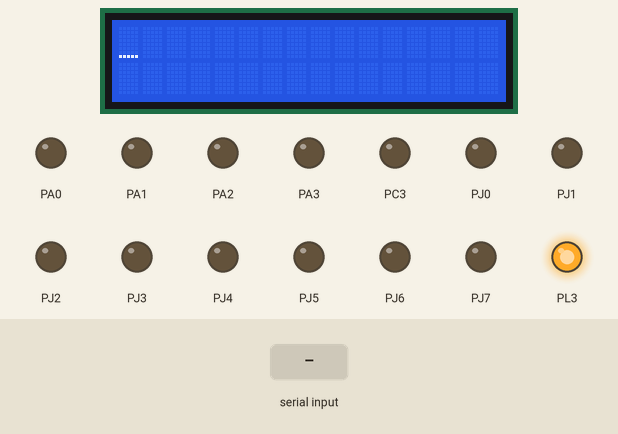
A program run on a simulated ATmega2560, built with avr-gcc and emulated at 14.7456 MHz. Shown: 16×2 character LCD, output pins drawn as LEDs (lit = HIGH). Wiring (inferred from the names in the program): character LCD (HD44780): RS PC0; R/W PC1; E PC2; data PC4, PC5, PC6, PC7. Inputs (shaded band) come from the test bench. Pins used as bus, display or sensor lines are not drawn.

Above: at 1.2 s.
1.3 s: byte 170 (0xAA) received over Serial
At 2.5 s:
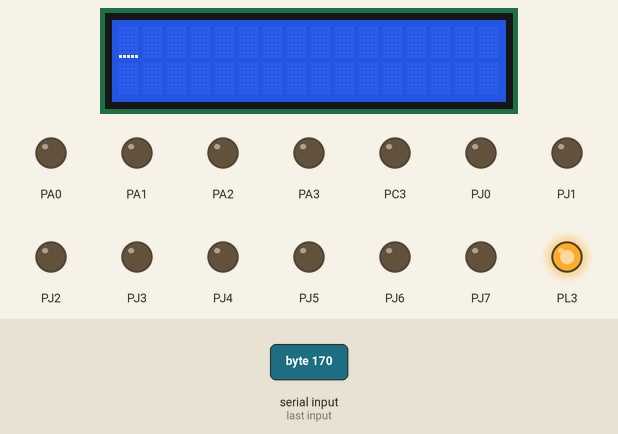
2.9 s: byte 2 (0x02) received over Serial
At 3.05 s:
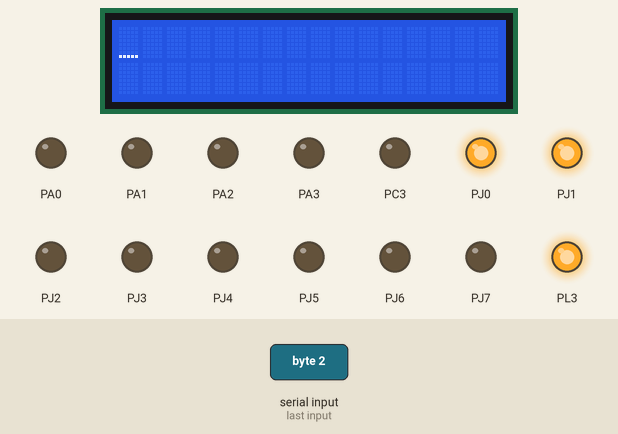
4.6 s: byte 32 (0x20) received over Serial
At 5.1 s:
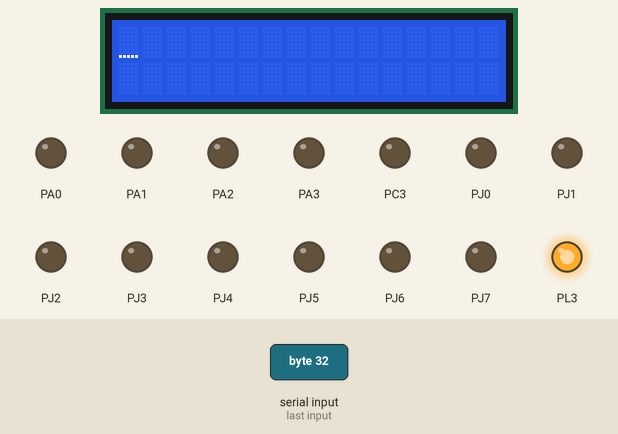
6.2 s: byte 128 (0x80) received over Serial
At 7.5 s:
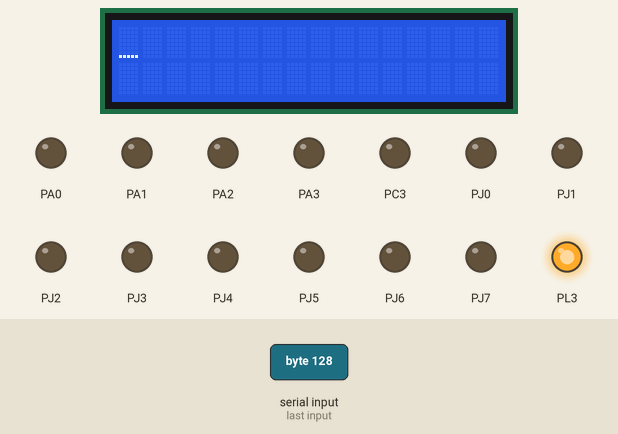
Timing chart, 0 to 8.8 s (numbered marks = the images above; inputs shaded):
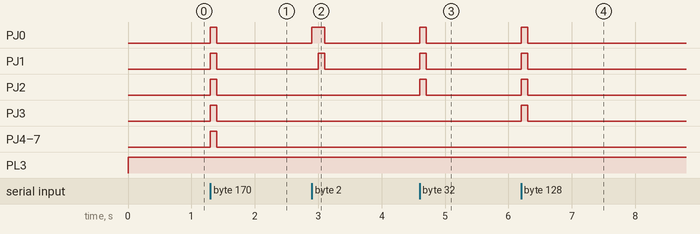

The program:

Random_Data_Recieving_LCDdisplay.c
```c
/*
Members: Omkar Rajendra Mohite
         Ashish Kumar Jain
Mentors: Mehul Makwana
         Rutuja Ekatpure
*/

/*PROGRAM TO RECIEVE ANY DATA
FROM THE BRAINWAVE SENSOR
*/

/*IF THE BOT IS RECIEVING ANY DATA FROM THE SENSOR
THEN THE BAR GRAPH LED WILL GLOW
*/

#define F_CPU 14745600
#include<avr/io.h>
#include<avr/interrupt.h>
#include<util/delay.h>
#include"lcd.h"
int i;
volatile unsigned char data=0;             //to take data
 //Led configuration
void LED_bargraph_config (void)
{
	DDRJ = 0xFF;  //PORT J is configured as output
	PORTJ = 0x00; //Output is set to 0

	//LCD
	DDRC = DDRC | 0xF7;
	PORTC = PORTC & 0x80;
}
//Pin configuration
void buzzer_pin_config (void)
{
	DDRC = DDRC | 0x08;		//Setting PORTC 3 as outpt
	PORTC = PORTC & 0xF7;		//Setting PORTC 3 logic low to turnoff buzzer
}
//Motion configuration
void motion_pin_config (void)
{
	DDRA = DDRA | 0x0F;
	PORTA = PORTA & 0xF0;
	DDRL = DDRL | 0x18;   //Setting PL3 and PL4 pins as output for PWM generation
	PORTL = PORTL | 0x18; //PL3 and PL4 pins are for velocity control using PWM.
}

//Function to initialize ports
void port_init()
{
	motion_pin_config();
	buzzer_pin_config();
	LED_bargraph_config();
}
//Buzzer On
void buzzer_on (void)
{
	unsigned char port_restore = 0;
	port_restore = PINC;
	port_restore = port_restore | 0x08;
	PORTC = port_restore;
}
//Buzzer Off
void buzzer_off (void)
{
	unsigned char port_restore = 0;
	port_restore = PINC;
	port_restore = port_restore & 0xF7;
	PORTC = port_restore;
}

//Function To Initialize UART2
// desired baud rate:9600
// actual baud rate:9600 (error 0.0%)
// char size: 8 bit
// parity: Disabled
void uart1_init(void)
{
	UCSR1B = 0x00; //disable while setting baud rate
	UCSR1A = 0x00;
	UCSR1C = 0x06;
	UBRR1L = 0x5F; //set baud rate lo
	UBRR1H = 0x00; //set baud rate hi
	UCSR1B = 0xD8;
}
//Function to take data from ISR byte by byte
char USART1_RX_vect()
{
	while(!(UCSR1A & (1<<RXC1)));
	return UDR1;
}
void detect()
{
	data=USART1_RX_vect();
	switch(data)
	{
		case 0xAA: PORTJ=0xFF;
		_delay_ms(100);
		PORTJ=0x00;
		break;
		case 0x02: PORTJ=0x01;
		_delay_ms(100);
		PORTJ=0x00;
		case 0x04: PORTJ=0x03;
		_delay_ms(100);
		PORTJ=0x00;
		break;
		case  0x20: PORTJ=0x07;
		_delay_ms(100);
		PORTJ=0x00;
		break;
		case 0x80: PORTJ=0x0F;
		_delay_ms(100);
		PORTJ=0x00;
		break;
	}

}
//Function To Initialize all The Devices
void init_devices(void)
{
	cli(); //Clears the global interrupts
	port_init();  //Initializes all the ports
	uart1_init(); //Initailize UART1 for serial communiaction
	sei();   //Enables the global interrupts
}

//Main Function
int main(void)
{
	init_devices();
	lcd_init();             //LCD initialization
	lcd_set_4bit();         //Set LCD bit

	while(1){
		detect();
	}
}
```

lcd.h
```c
#define RS 0
#define RW 1
#define EN 2
#define lcd_port PORTC

#define sbit(reg,bit)	reg |= (1<<bit)			// Macro defined for Setting a bit of any register.
#define cbit(reg,bit)	reg &= ~(1<<bit)		// Macro defined for Clearing a bit of any register.

void init_ports();
void lcd_reset();
void lcd_init();
void lcd_wr_command(unsigned char);
void lcd_wr_char(char);
void lcd_line1();
void lcd_line2();
void lcd_string(char*);

unsigned int temp;
unsigned int unit;
unsigned int tens;
unsigned int hundred;
unsigned int thousand;
unsigned int million;

/*//Function to configure LCD port
void lcd_port_config (void)
{
 DDRC = DDRC | 0xF7; //all the LCD pin's direction set as output
 PORTC = PORTC & 0x80; // all the LCD pins are set to logic 0 except PORTC 7
}*/


//Function to Reset LCD
void lcd_set_4bit()
{
	_delay_ms(1);

	cbit(lcd_port,RS);				//RS=0 --- Command Input
	cbit(lcd_port,RW);				//RW=0 --- Writing to LCD
	lcd_port = 0x30;				//Sending 3
	sbit(lcd_port,EN);				//Set Enable Pin
	_delay_ms(5);					//Delay
	cbit(lcd_port,EN);				//Clear Enable Pin

	_delay_ms(1);

	cbit(lcd_port,RS);				//RS=0 --- Command Input
	cbit(lcd_port,RW);				//RW=0 --- Writing to LCD
	lcd_port = 0x30;				//Sending 3
	sbit(lcd_port,EN);				//Set Enable Pin
	_delay_ms(5);					//Delay
	cbit(lcd_port,EN);				//Clear Enable Pin

	_delay_ms(1);

	cbit(lcd_port,RS);				//RS=0 --- Command Input
	cbit(lcd_port,RW);				//RW=0 --- Writing to LCD
	lcd_port = 0x30;				//Sending 3
	sbit(lcd_port,EN);				//Set Enable Pin
	_delay_ms(5);					//Delay
	cbit(lcd_port,EN);				//Clear Enable Pin

	_delay_ms(1);

	cbit(lcd_port,RS);				//RS=0 --- Command Input
	cbit(lcd_port,RW);				//RW=0 --- Writing to LCD
	lcd_port = 0x20;				//Sending 2 to initialise LCD 4-bit mode
	sbit(lcd_port,EN);				//Set Enable Pin
	_delay_ms(5);					//Delay
	cbit(lcd_port,EN);				//Clear Enable Pin


}

//Function to Initialize LCD
void lcd_init()
{
	lcd_set_4bit();
	_delay_ms(1);

	lcd_wr_command(0x28);			//LCD 4-bit mode and 2 lines.
	lcd_wr_command(0x01);
	lcd_wr_command(0x06);
	lcd_wr_command(0x0E);
	lcd_wr_command(0x80);

}


//Function to Write Command on LCD
void lcd_wr_command(unsigned char cmd)
{
	unsigned char temp;
	temp = cmd;
	temp = temp & 0xF0;
	lcd_port &= 0x0F;
	lcd_port |= temp;
	cbit(lcd_port,RS);
	cbit(lcd_port,RW);
	sbit(lcd_port,EN);
	_delay_ms(5);
	cbit(lcd_port,EN);

	cmd = cmd & 0x0F;
	cmd = cmd<<4;
	lcd_port &= 0x0F;
	lcd_port |= cmd;
	cbit(lcd_port,RS);
	cbit(lcd_port,RW);
	sbit(lcd_port,EN);
	_delay_ms(5);
	cbit(lcd_port,EN);
}

//Function to Write Data on LCD
void lcd_wr_char(char letter)
{
	char temp;
	temp = letter;
	temp = (temp & 0xF0);
	lcd_port &= 0x0F;
	lcd_port |= temp;
	sbit(lcd_port,RS);
	cbit(lcd_port,RW);
	sbit(lcd_port,EN);
	_delay_ms(5);
	cbit(lcd_port,EN);

	letter = letter & 0x0F;
	letter = letter<<4;
	lcd_port &= 0x0F;
	lcd_port |= letter;
	sbit(lcd_port,RS);
	cbit(lcd_port,RW);
	sbit(lcd_port,EN);
	_delay_ms(5);
	cbit(lcd_port,EN);
}


//Function to bring cursor at home position
void lcd_home()
{
	lcd_wr_command(0x80);
}


//Function to Print String on LCD
void lcd_string(char *str)
{
	while(*str != '\0')
	{
		lcd_wr_char(*str);
		str++;
	}
}

//Position the LCD cursor at "row", "column".

void lcd_cursor (char row, char column)
{
	switch (row) {
		case 1: lcd_wr_command (0x80 + column - 1); break;
		case 2: lcd_wr_command (0xc0 + column - 1); break;
		case 3: lcd_wr_command (0x94 + column - 1); break;
		case 4: lcd_wr_command (0xd4 + column - 1); break;
		default: break;
	}
}

//Function To Print Any input value upto the desired digit on LCD
void lcd_print (char row, char coloumn, unsigned int value, int digits)
{
	unsigned char flag=0;
	if(row==0||coloumn==0)
	{
		lcd_home();
	}
	else
	{
		lcd_cursor(row,coloumn);
	}
	if(digits==5 || flag==1)
	{
		million=value/10000+48;
		lcd_wr_char(million);
		flag=1;
	}
	if(digits==4 || flag==1)
	{
		temp = value/1000;
		thousand = temp%10 + 48;
		lcd_wr_char(thousand);
		flag=1;
	}
	if(digits==3 || flag==1)
	{
		temp = value/100;
		hundred = temp%10 + 48;
		lcd_wr_char(hundred);
		flag=1;
	}
	if(digits==2 || flag==1)
	{
		temp = value/10;
		tens = temp%10 + 48;
		lcd_wr_char(tens);
		flag=1;
	}
	if(digits==1 || flag==1)
	{
		unit = value%10 + 48;
		lcd_wr_char(unit);
	}
	if(digits>5)
	{
		lcd_wr_char('E');
	}

}
```

Measured:
- after the input at 1.3 s, PJ0–7: LOW → HIGH at once, → LOW 0.10 s later
- after the input at 2.9 s, PJ0: LOW → HIGH at once, → LOW 0.20 s later; PJ1: LOW → HIGH after 0.10 s, → LOW 0.10 s later
- after the input at 4.6 s, PJ0–2: LOW → HIGH at once, → LOW 0.10 s later
- after the input at 6.2 s, PJ0–3: LOW → HIGH at once, → LOW 0.10 s later
